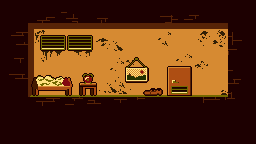

Rendered tile map (Tiled .tmx) drawn with the repository's tilesets; below, a short description and the full map source, tile grids included:
An orthogonal 16x9 tile map with 16x16 px tiles, 2 tile layers (bgts, Tile Layer 1), 2 tilesets and 6 objects (3x Custom(Solid), Custom(Scene1Bg), Player, Custom(Door)).

<map version="1.4" tiledversion="1.4.2" orientation="orthogonal" renderorder="right-down" width="16" height="9" tilewidth="16" tileheight="16" infinite="0" nextlayerid="5" nextobjectid="9">
 <editorsettings>
  <export target="../../resources/levels/dev.json" format="ld47-export" />
 </editorsettings>
 <tileset firstgid="1" source="../tsx/colors.tsx" />
 <tileset firstgid="17" source="../tsx/scene1bg.tsx" />
 <objectgroup id="3" name="bg" visible="0">
  <properties>
   <property name="_ignore" type="bool" value="false" />
   <property name="z" type="float" value="-1" />
  </properties>
  <object id="3" name="BG" type="Custom(Scene1Bg)" x="0" y="0" width="256" height="144" />
 </objectgroup>
 <layer id="4" name="bgts" width="16" height="9">
  <properties>
   <property name="_ignore" type="bool" value="true" />
   <property name="z" type="float" value="-1" />
  </properties>
  <data encoding="csv">
17,18,19,20,21,22,23,24,25,26,27,28,29,30,31,32,
33,34,35,36,37,38,39,40,41,42,43,44,45,46,47,48,
49,50,51,52,53,54,55,56,57,58,59,60,61,62,63,64,
65,66,67,68,69,70,71,72,73,74,75,76,77,78,79,80,
81,82,83,84,85,86,87,88,89,90,91,92,93,94,95,96,
97,98,99,100,101,102,103,104,105,106,107,108,109,110,111,112,
113,114,115,116,117,118,119,120,121,122,123,124,125,126,127,128,
129,130,131,132,133,134,135,136,137,138,139,140,141,142,143,144,
145,146,147,148,149,150,151,152,153,154,155,156,157,158,159,160
</data>
 </layer>
 <layer id="1" name="Tile Layer 1" width="16" height="9">
  <properties>
   <property name="z" type="float" value="0" />
  </properties>
  <data encoding="csv">
0,0,0,0,0,0,0,0,0,0,0,0,0,0,0,0,
0,0,0,0,0,0,0,0,0,0,0,0,0,0,0,0,
0,0,0,0,0,0,0,0,0,0,0,0,0,0,0,0,
0,0,0,0,0,0,0,0,0,0,0,0,0,0,0,0,
0,0,0,0,0,0,0,0,0,0,0,0,0,0,0,0,
0,0,0,0,0,0,0,0,0,0,0,0,0,0,0,0,
0,0,0,0,0,0,0,0,0,0,0,0,0,0,0,0,
0,0,0,0,0,0,0,0,0,0,0,0,0,0,0,0,
0,0,0,0,0,0,0,0,0,0,0,0,0,0,0,0
</data>
 </layer>
 <objectgroup id="2" name="Object Layer 1">
  <properties>
   <property name="z" type="float" value="1" />
  </properties>
  <object id="1" name="Player" type="Player" x="32" y="48" width="32" height="32" />
  <object id="2" name="Solid" type="Custom(Solid)" x="0" y="96" width="256" height="48" />
  <object id="4" name="Solid" type="Custom(Solid)" x="0" y="0" width="32" height="144" />
  <object id="5" name="Solid" type="Custom(Solid)" x="224" y="0" width="32" height="144" />
  <object id="7" name="Door" type="Custom(Door)" x="171" y="32" width="17" height="64" />
 </objectgroup>
</map>
